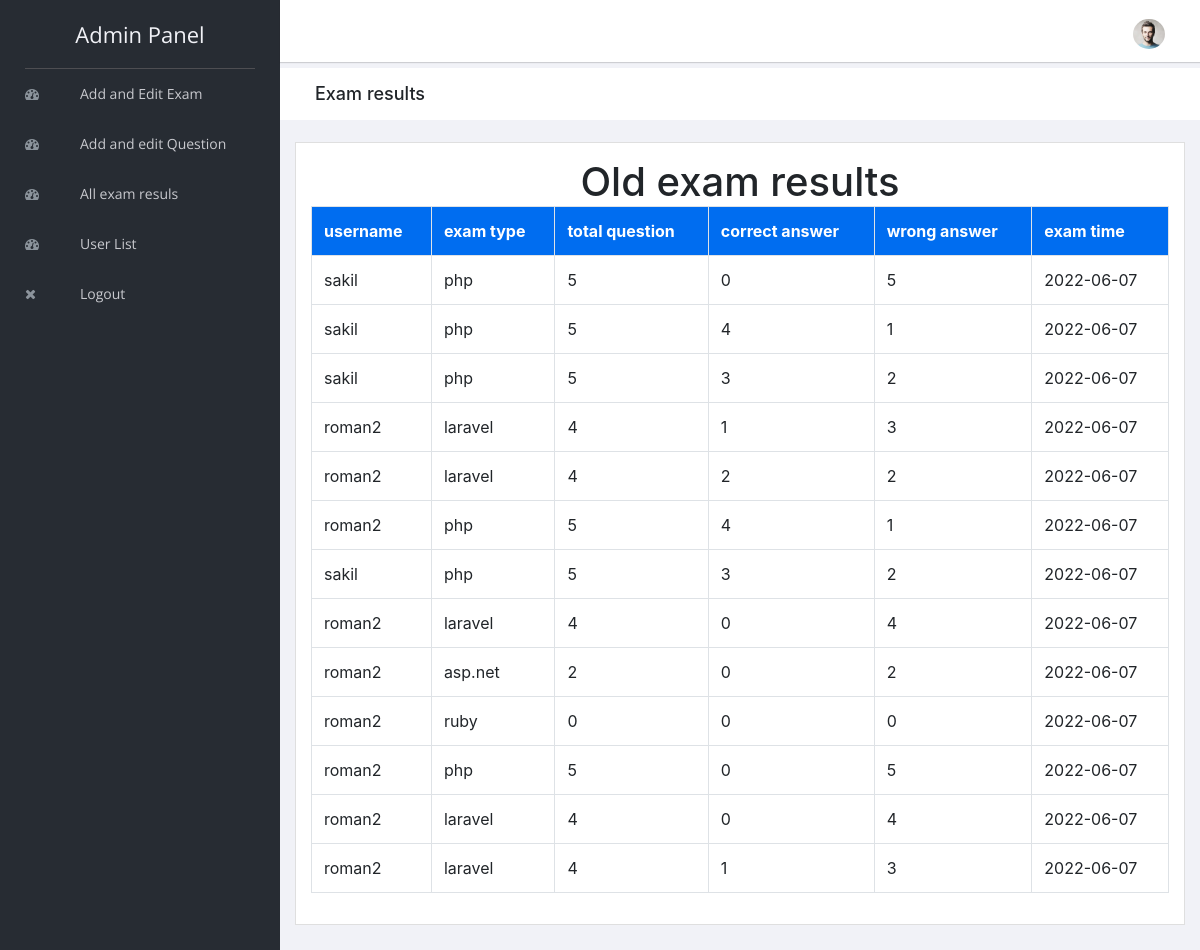
/admin/old_exam_results.php, run on the app's committed database.
### tables this page shows
CREATE TABLE `exam_results` (
  `id` int(5) NOT NULL,
  `username` varchar(100) NOT NULL,
  `exam_type` varchar(100) NOT NULL,
  `total_question` varchar(10) NOT NULL,
  `correct_answer` varchar(10) NOT NULL,
  `wrong_answer` varchar(10) NOT NULL,
  `exam_time` varchar(50) NOT NULL
);

### admin/old_exam_results.php (the view, shortened to what this page needs)
<?php
                                    include "header.php";
                                    include "../connection.php";
                                    ?>
<div class="breadcrumbs">
    <div class="col-sm-4">
        <div class="page-header float-left">
            <div class="page-title">
                <h1>Exam results</h1>
            </div>
        </div>
    </div>
</div>
<div class="content mt-3">
    <div class="animated fadeIn">
        <div class="row">
            <div class="col-lg-12">
                <div class="card">
                    <div class="card-body">
<center>
<h1>Old exam results</h1>
</center>
   <?php
   $sql=mysqli_query($link,"select * from exam_results order by id desc");
   $count=mysqli_num_rows($sql);
   if($count==0){
       ?>
       <center>
      <h1>No results found</h1>
          </center>
       <?php
   }
else{
    echo "<table class='table table-bordered'>";
    echo "<tr style='background-color: #006df0; color:white'>";
    echo "<th>"; echo "username"; echo "</th>";
    echo "<th>"; echo "exam type"; echo "</th>";
    echo "<th>"; echo "total question";  echo "</th>";
    echo "<th>"; echo "correct answer";  echo "</th>";
    echo "<th>"; echo "wrong answer";  echo "</th>";
    echo "<th>"; echo "exam time"; echo "</th>";
    echo "</tr>";
    while($row=mysqli_fetch_array($sql))
    {
        echo "<tr>";
        echo "<td>"; echo $row["username"]; echo "</td>";
        echo "<td>"; echo $row["exam_type"]; echo "</td>";
        echo "<td>"; echo $row["total_question"];  echo "</td>";
        echo "<td>"; echo $row["correct_answer"];  echo "</td>";
        echo "<td>"; echo $row["wrong_answer"];  echo "</td>";
        echo "<td>"; echo $row["exam_time"]; echo "</td>";
        echo "</tr>";
    }
    echo "</table>";
}
   ?>
                    </div>
                </div>
            </div>
        </div>
    </div>
</div>
<div class="breadcome-area">
    <div class="container-fluid">
    </div>
</div>
</div>
<?php
                                    include "footer.php";
                                    ?>

### data on the page
exam_results: username "sakil", exam_type "php", total_question "5", correct_answer "0", wrong_answer "5", exam_time "2022-06-07"
exam_results: username "sakil", exam_type "php", total_question "5", correct_answer "4", wrong_answer "1", exam_time "2022-06-07"
exam_results: username "sakil", exam_type "php", total_question "5", correct_answer "3", wrong_answer "2", exam_time "2022-06-07"
exam_results: username "roman2", exam_type "laravel", total_question "4", correct_answer "1", wrong_answer "3", exam_time "2022-06-07"
exam_results: username "roman2", exam_type "laravel", total_question "4", correct_answer "2", wrong_answer "2", exam_time "2022-06-07"
exam_results: username "roman2", exam_type "php", total_question "5", correct_answer "4", wrong_answer "1", exam_time "2022-06-07"
exam_results: username "sakil", exam_type "php", total_question "5", correct_answer "3", wrong_answer "2", exam_time "2022-06-07"
exam_results: username "roman2", exam_type "laravel", total_question "4", correct_answer "0", wrong_answer "4", exam_time "2022-06-07"
exam_results: username "roman2", exam_type "asp.net", total_question "2", correct_answer "0", wrong_answer "2", exam_time "2022-06-07"
exam_results: username "roman2", exam_type "ruby", total_question "0", correct_answer "0", wrong_answer "0", exam_time "2022-06-07"
exam_results: username "roman2", exam_type "php", total_question "5", correct_answer "0", wrong_answer "5", exam_time "2022-06-07"
exam_results: username "roman2", exam_type "laravel", total_question "4", correct_answer "0", wrong_answer "4", exam_time "2022-06-07"
exam_results: username "roman2", exam_type "laravel", total_question "4", correct_answer "1", wrong_answer "3", exam_time "2022-06-07"
